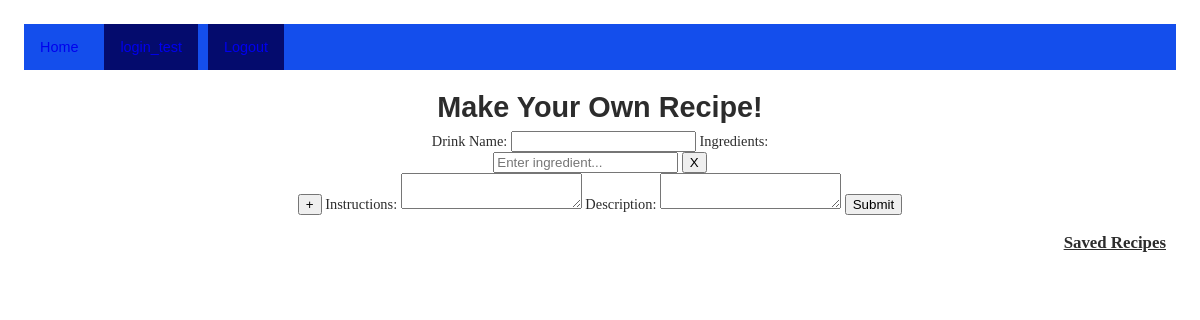
Page /account/recipes/add (signed in) on the earlier database version.
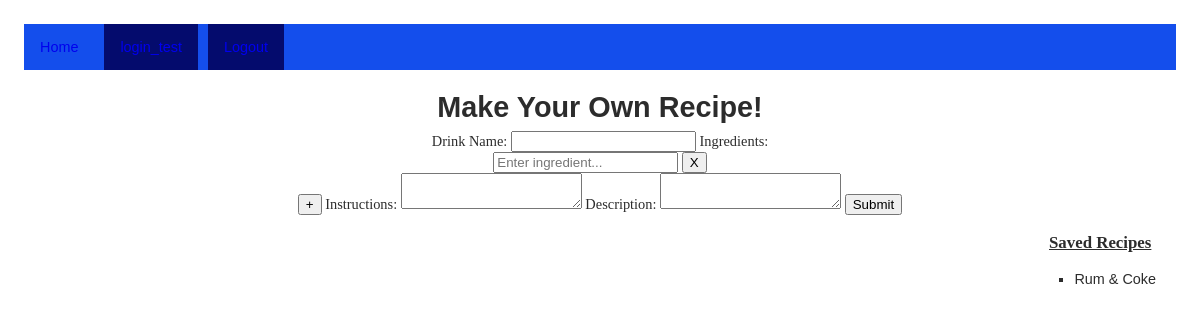
Same page on the later database version.
### DrinkBeyondThePossible/models.py (models this page shows)
class customDrink(models.Model):
    id = models.AutoField(primary_key=True)
    drink_name = models.CharField(max_length=50, default="")
    description = models.CharField(max_length=2000)
    instructions = models.CharField(max_length = 2000)
    image = models.ImageField(upload_to='uploads/', blank=True, null=True)
    user = models.ForeignKey(Profile, on_delete=models.CASCADE)
    class Meta:
        unique_together = ('drink_name', 'user')

### DrinkBeyondThePossible/views.py (the view)
# urls.py: path('account/recipes/add', views.newCustomDrink, name='recipeEntry'),
@login_required
def newCustomDrink(request):
    if request.method == 'POST':
        ingredients = request.POST.getlist('ingredient')
        form = NewDrinkForm(request.POST)
        if form.is_valid(): # Add new drink and entries for its recipe to database
            drink_name = form.cleaned_data['drinkName']
            description = form.cleaned_data['description']
            instructions = form.cleaned_data['instructions']
            newDrink = customDrink(drink_name=drink_name, description=description, instructions=instructions, user=request.user.profile)
            newDrink.save()
            for ing in ingredients:
                recipeEntry = customRecipe(custom_name=drink_name, user=request.user.profile, ingredient=ing)
                recipeEntry.save()
    else:
        form = NewDrinkForm()
    custom_drinks = []
    if request.user.is_authenticated: # Get custom drinks from logged in user
        custom_drinks = [drink.drink_name for drink in customDrink.objects.filter(user=request.user.profile)]
    return render(request, 'DrinkBeyondThePossible/new_custom_drink.html', {'form': form, 'customDrinks': custom_drinks})

### DrinkBeyondThePossible/forms.py
class NewDrinkForm(forms.Form):
    drinkName = forms.CharField(max_length=50)
    description = forms.CharField(max_length=200, required=False)
    instructions = forms.CharField(max_length=200, required=False)
    image = forms.FileField(required=False)
    class Meta:
        model = customDrink
        fields = ['drink', 'ingredients', 'description', 'image', 'user']

### DrinkBeyondThePossible/templates/DrinkBeyondThePossible/new_custom_drink.html (shortened to what this page needs)
{% extends "DrinkBeyondThePossible/home.html" %}
{% load static %}
{% block content %}
<body>
    <h1 class="centeredTitle">Make Your Own Recipe!</h1>
    <div width="auto" height="auto" align="center">
	    <form action="{% url 'recipeEntry' %}" method="POST" class="pure-form pure-form-stacked">
			<label for="drinkName">Drink Name:</label>
			<input type="text" name="drinkName" id="drinkName">
			<label for="ingredients">Ingredients:</label>
			<div name="ingredients" id="ingredients">
				<div id="ingredientEntry">
					<input type="text" id="entryInputs" name="ingredient" placeholder="Enter ingredient...">
					<button type="button" class="removeEntry pure-button">X</button>
				</div>
			</div>
			<button id="addEntry" class="pure-button" type="button">+</button>
			<label for="instructions">Instructions:</label>
			<textarea name="instructions" id="instructions"></textarea>
			<label for="description">Description:</label>
			<textarea name="description" id="description"></textarea>
			<input type="submit" value="Submit">
	    </form>
	    <div class="savedRecipes" align="right">
	        <h3>Saved Recipes</h3>
	        <ul>
				{% for drink in customDrinks %}
					<li>{{ drink }}</li>
				{% endfor %}
	        </ul>
	    </div>
	</div>
</body>
{% endblock content %}

### DrinkBeyondThePossible/templates/DrinkBeyondThePossible/home.html (shortened to what this page needs)
<!DOCTYPE html>
{% load static %}
<html lang="en">
<head>
    <link rel="stylesheet" href="https://unpkg.com/purecss@1.0.0/build/pure-min.css">
    <link rel="stylesheet" type="text/css" href="{% static 'DrinkBeyondThePossible/style.css' %}">
</head>
<body>
    {% include "DrinkBeyondThePossible/navigation.html" %}
    {% block content %}{% endblock content %}
</body>
</html>

### DrinkBeyondThePossible/templates/DrinkBeyondThePossible/navigation.html
<ul class="navmenu">
    <li class="navitem {% if activePage == "Home" %} active {% endif %}"><a href="{% url 'index' %}">Home</a></li>
	{% if user.is_authenticated %}
	<li class="navitem active"><a href="{% url 'manage' %}">{{ request.user.username }}</a></li>
	<li class="navitem active"><a href="{% url 'logout' %}">Logout</a></li>
	{% else %}
	<li class="navitem active"><a href="{% url 'login' %}">Login</a></li>
	{% endif %}
</ul>

### DrinkBeyondThePossible/static/DrinkBeyondThePossible/style.css (style rules this page uses)
.centeredTitle { margin: auto; text-align: center; padding-top: 20px; padding-bottom: 5px; font-family: 'Trebuchet MS', 'Lucida Sans Unicode', 'Lucida Grande', 'Lucida Sans', Arial, sans-serif; }
.navmenu { background-color: #0e49ecf8; list-style-type: none; margin: 0; padding: 0; overflow: hidden; position: sticky; }
.navitem { float: left; display: block; color: white; text-align: center; padding: 14px 16px; text-decoration: none; }
.active { background-color: rgb(4, 11, 109); }
li.navitem a:link, li.navitem a:visited { text-decoration: none; }
.resultItem a, ul { font-family: 'Trebuchet MS', 'Lucida Sans Unicode', 'Lucida Grande', 'Lucida Sans', Arial, sans-serif; }
#ingredientEntry input { display: inline; }

### DrinkBeyondThePossible/templates/DrinkBeyondThePossible/new_custom_drink.html (style rules this page uses)
.savedRecipes { margin-right: 10px; background-color: white; list-style-type: square; display: inline-block; float: right; }
.savedRecipes li { list-style-type: square; }
body { color: rgb(44, 44, 44); min-width: 450px; line-height: 1.25; font-size: 90%; margin: 1.5rem; }
h3 { text-decoration: underline; text-align: center; }
li { margin-right:10px; }

Differences in the rows shown:
added customDrink: customDrinks "Rum & Coke"
